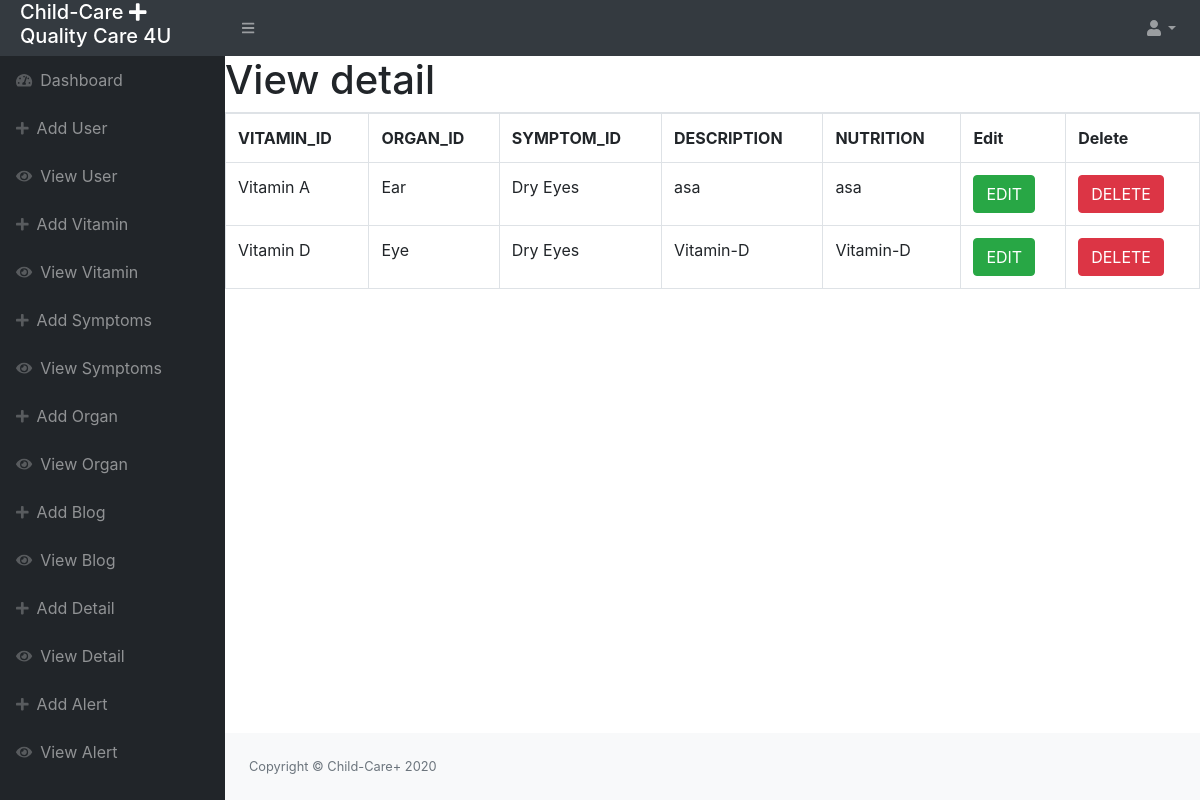
/child-care/admin/view-detail, run on the app's committed database.
### tables this page shows
CREATE TABLE `tbl_detail` (
  `D_ID` int(255) NOT NULL,
  `VITAMIN_ID` int(255) NOT NULL,
  `ORGAN_ID` int(255) NOT NULL,
  `SYMPTOM_ID` int(255) NOT NULL,
  `DESCRIPTION` varchar(255) NOT NULL,
  `NUTRITION` varchar(255) NOT NULL
);

CREATE TABLE `tbl_vitamin` (
  `V_ID` int(255) NOT NULL,
  `VITAMIN_NAME` varchar(255) NOT NULL
);

CREATE TABLE `tbl_organ` (
  `O_ID` int(255) NOT NULL,
  `ORGAN_NAME` varchar(255) NOT NULL
);

CREATE TABLE `tbl_symptoms` (
  `SYM_ID` int(255) NOT NULL,
  `SYM_NAME` varchar(255) NOT NULL
);

### child-care/application/controllers/Admin.php (called while the page is built, shortened)
<?php
class Admin extends CI_Controller {
		public function view_detail()
	{
		$data['title']='View detail';
		$data['detail']=$this->db->select('*')->from('tbl_detail,tbl_vitamin,tbl_organ,tbl_symptoms')->where('tbl_detail.VITAMIN_ID=tbl_vitamin.V_ID')->where('tbl_detail.ORGAN_ID=tbl_organ.O_ID')->where('tbl_detail.SYMPTOM_ID=tbl_symptoms.SYM_ID')->get()->result_array();
			$this->load->view('admin/inc/header');
			$this->load->view('admin/view-detail',$data);
			$this->load->view('admin/inc/footer');
	}
}

### child-care/index.php (called while the page is built, shortened)
<?php
require_once BASEPATH.'core/CodeIgniter.php';

### child-care/application/views/admin/view-detail.php (the view)
<div id="layoutSidenav_content">
                <main>
<div id="container">
<h1>View detail</h1>
 <table class="table table-bordered" id="dataTable" width="100%" cellspacing="0">
<tr>
	<th>VITAMIN_ID</th>
	<th>ORGAN_ID</th>
	<th>SYMPTOM_ID</th>
	<th>DESCRIPTION</th>
	<th>NUTRITION</th>
	<th>Edit</th>
	<th>Delete</th>
</tr>
<?php
foreach ($detail as $row) {
echo '<tr>';
echo '<td>'.$row['VITAMIN_NAME'].'</td>';
echo '<td>'.$row['ORGAN_NAME'].'</td>';
echo '<td>'.$row['SYM_NAME'].'</td>';
echo '<td>'.$row['DESCRIPTION'].'</td>';
echo '<td>'.$row['NUTRITION'].'</td>';
echo '<td><a href="'.base_url().'admin/edit-detail/'.$row['D_ID'].'"><button class="btn btn-success">EDIT</button><a></td>';
echo '<td><a href="'.base_url().'admin/delete-detail/'.$row['D_ID'].'"><button class="btn btn-danger">DELETE</button><a></td>';
echo '</tr>';
}
?>
</table>
</div>
      </main>

### data on the page
tbl_detail: VITAMIN_ID.VITAMIN_NAME "Vitamin A", ORGAN_ID.ORGAN_NAME "Ear", SYMPTOM_ID.SYM_NAME "Dry Eyes", DESCRIPTION "asa", NUTRITION "asa"
tbl_detail: VITAMIN_ID.VITAMIN_NAME "Vitamin D", ORGAN_ID.ORGAN_NAME "Eye", SYMPTOM_ID.SYM_NAME "Dry Eyes", DESCRIPTION "Vitamin-D", NUTRITION "Vitamin-D"
